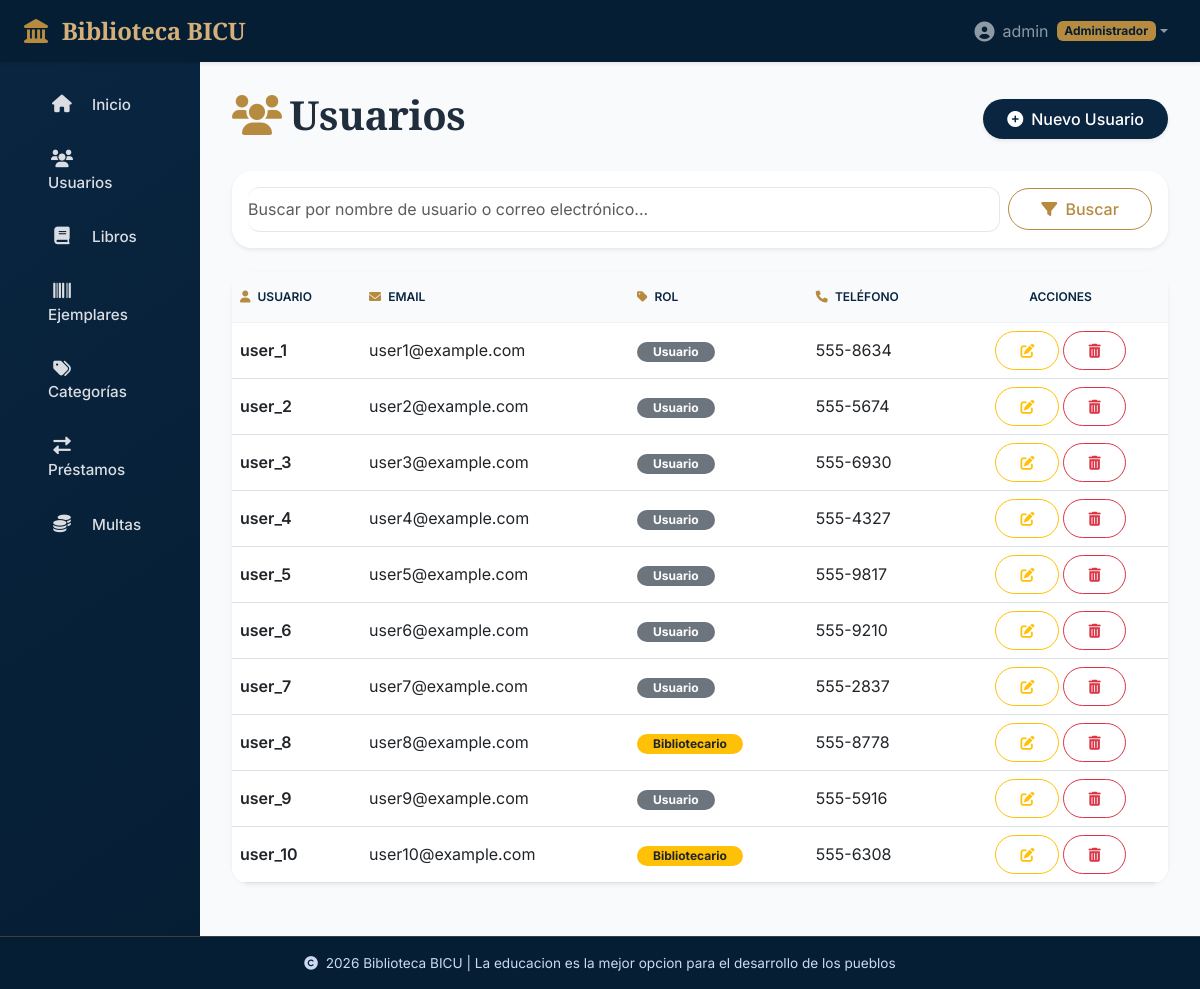
The app's page /usuarios/ (signed in) with its own data.
### apps/usuarios/models.py (models this page shows, shortened)
class Usuario(AbstractUser):
    ROLES = (
        ('administrador', 'Administrador'),
        ('bibliotecario', 'Bibliotecario'),
        ('usuario', 'Usuario'),
    )
    nombre = models.CharField(max_length=100)
    telefono = models.CharField(max_length=20, blank=True, null=True)
    direccion = models.TextField(blank=True, null=True)
    rol = models.CharField(max_length=20, choices=ROLES, default='usuario')
    fecha_registro = models.DateTimeField(auto_now_add=True)
    email = models.EmailField(unique=True)

### apps/usuarios/views.py (the view)
# urls.py: path('', views.UsuarioListView.as_view(), name='list'),
class UsuarioListView(AdminRequiredMixin, ListView):
    model = Usuario
    template_name = 'usuarios/usuario_list.html'
    context_object_name = 'usuarios'
    paginate_by = 10
    def get_queryset(self):
        queryset = super().get_queryset()
        q = self.request.GET.get('q')
        if q:
            queryset = queryset.filter(username__icontains=q) | queryset.filter(email__icontains=q)
        return queryset

### apps/core/mixins.py (called while the page is built)
    def test_func(self):
        return self.request.user.rol == 'administrador'

### templates/usuarios/usuario_list.html (shortened to what this page needs)
{% extends 'base.html' %}
{% load static %}
{% block content %}
<div class="d-flex flex-wrap justify-content-between align-items-center mb-4">
    <h1 class="fw-bold serif-heading">
        <i class="fas fa-users gold-accent me-2"></i>Usuarios
    </h1>
    {% if user.rol == 'administrador' %}
    <a href="{% url 'usuarios:create' %}" class="btn btn-primary rounded-pill shadow-sm">
        <i class="fas fa-plus-circle me-2"></i>Nuevo Usuario
    </a>
    {% endif %}
</div>
<div class="card border-0 shadow-sm mb-4">
    <div class="card-body p-3">
        <form method="get" class="row g-2 align-items-center">
            <div class="col-md-10">
                <div class="input-group">
                    <input type="text" name="q" class="form-control border-start-0 ps-0"
                        placeholder="Buscar por nombre de usuario o correo electrónico..." value="{{ request.GET.q }}"
                        aria-label="Buscar usuario">
                </div>
            </div>
            <div class="col-md-2">
                <button type="submit" class="btn btn-outline-gold w-100 rounded-pill">
                    <i class="fas fa-filter me-1"></i> Buscar
                </button>
            </div>
        </form>
    </div>
</div>
<div class="card border-0 shadow-sm">
    <div class="card-body p-0">
        <div class="table-responsive">
            <table class="table table-hover align-middle mb-0">
                <thead class="table-light">
                    <tr class="text-uppercase small">
                        <th class="py-3"><i class="fas fa-user me-1 gold-accent"></i> Usuario</th>
                        <th class="py-3"><i class="fas fa-envelope me-1 gold-accent"></i> Email</th>
                        <th class="py-3"><i class="fas fa-tag me-1 gold-accent"></i> Rol</th>
                        <th class="py-3"><i class="fas fa-phone me-1 gold-accent"></i> Teléfono</th>
                        <th class="py-3 text-center">Acciones</th>
                    </tr>
                </thead>
                <tbody>
                    {% for usuario in usuarios %}
                    <tr>
                        <td class="fw-semibold">{{ usuario.username }}</td>
                        <td>{{ usuario.email|default:"—" }}</td>
                        <td>
                            <span class="badge rounded-pill px-3 py-1
                                {% if usuario.rol == 'administrador' %}bg-danger
                                {% elif usuario.rol == 'bibliotecario' %}bg-warning text-dark
                                {% else %}bg-secondary{% endif %}">
                                {{ usuario.get_rol_display }}
                            </span>
                        </td>
                        <td>{{ usuario.telefono|default:"—" }}</td>
                        <td class="text-center">
                            <div class="d-flex justify-content-center gap-1">
                                <a href="{% url 'usuarios:update' usuario.pk %}"
                                    class="btn btn-sm btn-outline-warning rounded-pill" title="Editar usuario">
                                    <i class="fas fa-edit"></i>
                                </a>
                                <a href="{% url 'usuarios:delete' usuario.pk %}"
                                    class="btn btn-sm btn-outline-danger rounded-pill confirm-delete"
                                    title="Eliminar usuario">
                                    <i class="fas fa-trash-alt"></i>
                                </a>
                            </div>
                        </td>
                    </tr>
                    {% endfor %}
                </tbody>
            </table>
        </div>
    </div>
</div>
{% endblock %}

### templates/base.html (shortened to what this page needs)
<!DOCTYPE html>
<html lang="es">
<head>
    <link href="https://cdn.jsdelivr.net/npm/bootstrap@5.3.0/dist/css/bootstrap.min.css" rel="stylesheet">
    <link rel="stylesheet" href="https://cdnjs.cloudflare.com/ajax/libs/font-awesome/6.0.0-beta3/css/all.min.css">
</head>
<body>
    <div class="main-wrapper">
        <nav class="navbar navbar-expand-lg navbar-dark bg-bicu shadow-sm sticky-top">
            <div class="container-fluid px-3 px-md-4">
                <a class="navbar-brand" href="{% url 'home' %}">
                    <i class="fas fa-landmark me-2"></i> Biblioteca BICU
                </a>
                <div class="collapse navbar-collapse" id="navbarNav">
                    <ul class="navbar-nav ms-auto">
                        <li class="nav-item dropdown">
                            <a class="nav-link dropdown-toggle d-flex align-items-center" href="#"
                                id="userDropdown" role="button" data-bs-toggle="dropdown" aria-expanded="false">
                                <i class="fas fa-user-circle fa-lg me-2"></i> {{ user.username }}
                                <span class="ms-2 badge bg-bicu-yellow">{{ user.get_rol_display }}</span>
                            </a>
                        </li>
                    </ul>
                </div>
            </div>
        </nav>
        <div class="container-fluid flex-grow">
            <div class="row grow-row">
                <div class="col-md-2 col-sm-3 sidebar p-3 collapse d-md-block" id="sidebarCollapse">
                    <div class="nav flex-column">
                        <a class="nav-link {% if request.resolver_match.url_name == 'home' %}active{% endif %}"
                            href="{% url 'home' %}">
                            <i class="fas fa-home"></i> Inicio
                        </a>
                        {% if user.rol == 'administrador' %}
                        <a class="nav-link" href="{% url 'usuarios:list' %}"><i class="fas fa-users"></i> Usuarios</a>
                        <a class="nav-link" href="{% url 'libros:list' %}"><i class="fas fa-book"></i> Libros</a>
                        <a class="nav-link" href="{% url 'libros:ejemplar_list' %}"><i class="fas fa-barcode"></i> Ejemplares</a>
                        <a class="nav-link" href="{% url 'libros:categoria_list' %}"><i class="fas fa-tags"></i> Categorías</a>
                        <a class="nav-link" href="{% url 'prestamos:list' %}"><i class="fas fa-exchange-alt"></i> Préstamos</a>
                        <a class="nav-link" href="{% url 'multas:list' %}"><i class="fas fa-coins"></i> Multas</a>
                        {% elif user.rol == 'bibliotecario' %}
                        <a class="nav-link" href="{% url 'prestamos:list' %}"><i class="fas fa-exchange-alt"></i> Préstamos</a>
                        <a class="nav-link" href="{% url 'multas:list' %}"><i class="fas fa-coins"></i> Multas</a>
                        {% else %}
                        <a class="nav-link" href="{% url 'prestamos:list' %}"><i class="fas fa-history"></i> Mis préstamos</a>
                        <a class="nav-link" href="{% url 'multas:list' %}"><i class="fas fa-money-bill"></i> Mis multas</a>
                        {% endif %}
                    </div>
                </div>
                <div class="col-md-10 col-sm-9 main-content">
                    <div class="content-wrapper">
                        {% block content %}{% endblock %}
                    </div>
                </div>
            </div>
        </div>
    </div>
    <div class="footer-note">
        <p class="mb-0"><i class="fas fa-copyright me-1"></i> {% now "Y" %} Biblioteca BICU | La educacion es la mejor opcion para el desarrollo de los pueblos</p>
    </div>
</body>
</html>

### templates/base.html (style rules this page uses)
:root { --bicu-blue: #0a2540; --bicu-gold: #b68b40; --bicu-gold-light: #d4af7a; --bicu-green: #2c6e49; --bicu-dark-blue: #051e34; --bicu-light-bg: #f9fafb; --bicu-gray: #4a5b6e; --bicu-border: #eef2f6; }
* { font-family: 'Inter', sans-serif; }
html, body { height: 100%; margin: 0; }
body { background-color: var(--bicu-light-bg); color: #1f2d3d; display: flex; flex-direction: column; min-height: 100vh; }
.main-wrapper { flex: 1 0 auto; display: flex; flex-direction: column; }
.container-fluid.flex-grow { flex: 1 0 auto; display: flex; flex-direction: column; }
.row.grow-row { flex: 1 0 auto; align-items: stretch; }
h1, h2, h3, h4, h5, h6, .serif-heading, .stat-number, .sidebar .nav-link i+span { font-family: 'Cormorant Garamond', serif; font-weight: 600; letter-spacing: -0.01em; }
.sidebar { background: linear-gradient(145deg, var(--bicu-blue) 0%, var(--bicu-dark-blue) 100%); color: white; transition: all 0.3s; box-shadow: 4px 0 20px rgba(0, 0, 0, 0.05); min-height: 100%; }
.sidebar .nav-link { color: rgba(255, 255, 255, 0.85); padding: 0.7rem 1.2rem; margin: 0.3rem 0.8rem; border-radius: 0.75rem; font-weight: 500; transition: all 0.2s ease; font-size: 0.95rem; }
.sidebar .nav-link i { width: 1.75rem; margin-right: 0.75rem; text-align: center; font-size: 1.1rem; }
.main-content { padding: 1.8rem 2rem; background-color: var(--bicu-light-bg); }
.content-wrapper { max-width: 1400px; margin-left: auto; margin-right: auto; }
.card { border: none; border-radius: 1.25rem; background: white; box-shadow: 0 2px 8px rgba(0, 0, 0, 0.02), 0 0 0 1px var(--bicu-border); transition: transform 0.2s, box-shadow 0.2s; }
.btn { border-radius: 2rem; padding: 0.5rem 1.5rem; font-weight: 500; transition: all 0.2s; }
.btn-primary { background-color: var(--bicu-blue); border: none; color: white; }
.btn-outline-gold { border: 1px solid var(--bicu-gold); color: var(--bicu-gold); background: transparent; }
.table { background: white; border-radius: 1rem; overflow: hidden; }
.table thead th { background-color: #f8fafc; border-bottom: 1px solid #eef2f6; font-weight: 600; color: var(--bicu-blue); text-transform: uppercase; font-size: 0.75rem; }
input, select, textarea { border-radius: 0.75rem !important; border: 1px solid #e2e8f0 !important; padding: 0.6rem 1rem !important; }
.navbar-dark.bg-bicu { background: var(--bicu-dark-blue) !important; box-shadow: 0 2px 12px rgba(0, 0, 0, 0.08); }
.navbar-brand { font-weight: 700; font-family: 'Cormorant Garamond', serif; font-size: 1.5rem; letter-spacing: -0.3px; color: var(--bicu-gold-light) !important; }
.navbar-brand i { color: var(--bicu-gold); }
.footer-note { flex-shrink: 0; background-color: var(--bicu-dark-blue); color: #cdd9f0; padding: 1rem 1.5rem; text-align: center; margin: 0; font-size: 0.85rem; border-top: 1px solid rgba(182, 139, 64, 0.3); }
.gold-accent { color: var(--bicu-gold); }
.badge.bg-bicu-yellow { background-color: var(--bicu-gold); color: var(--bicu-dark-blue); }

### records on screen
Usuario: username "admin", rol "Administrador"
Usuario: username "user_1", email "user1@example.com", rol "Usuario", telefono "555-8634"
Usuario: username "user_2", email "user2@example.com", rol "Usuario", telefono "555-5674"
Usuario: username "user_3", email "user3@example.com", rol "Usuario", telefono "555-6930"
Usuario: username "user_4", email "user4@example.com", rol "Usuario", telefono "555-4327"
Usuario: username "user_5", email "user5@example.com", rol "Usuario", telefono "555-9817"
Usuario: username "user_6", email "user6@example.com", rol "Usuario", telefono "555-9210"
Usuario: username "user_7", email "user7@example.com", rol "Usuario", telefono "555-2837"
Usuario: username "user_8", email "user8@example.com", rol "Bibliotecario", telefono "555-8778"
Usuario: username "user_9", email "user9@example.com", rol "Usuario", telefono "555-5916"
Usuario: username "user_10", email "user10@example.com", rol "Bibliotecario", telefono "555-6308"
